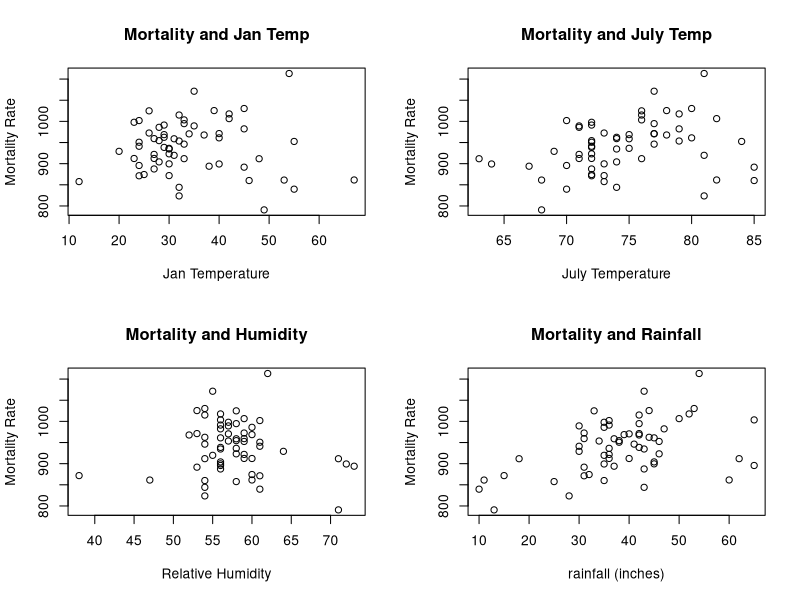
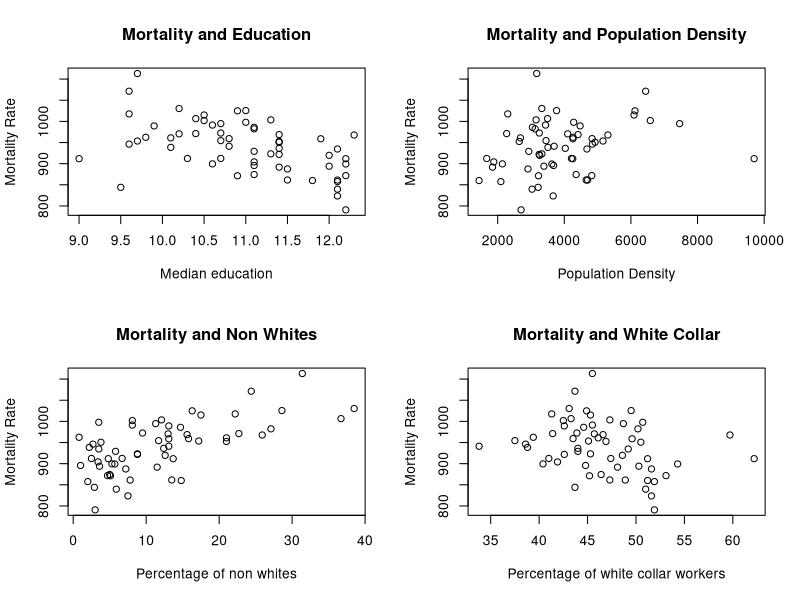
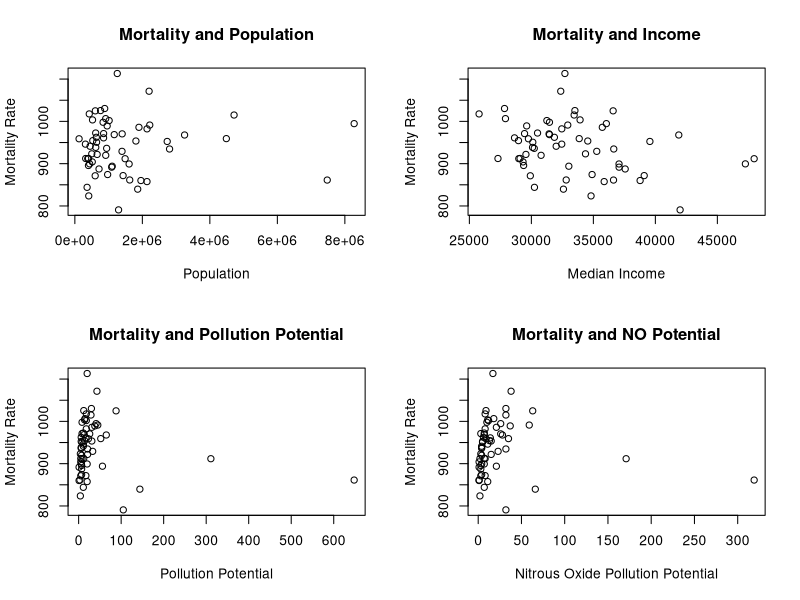
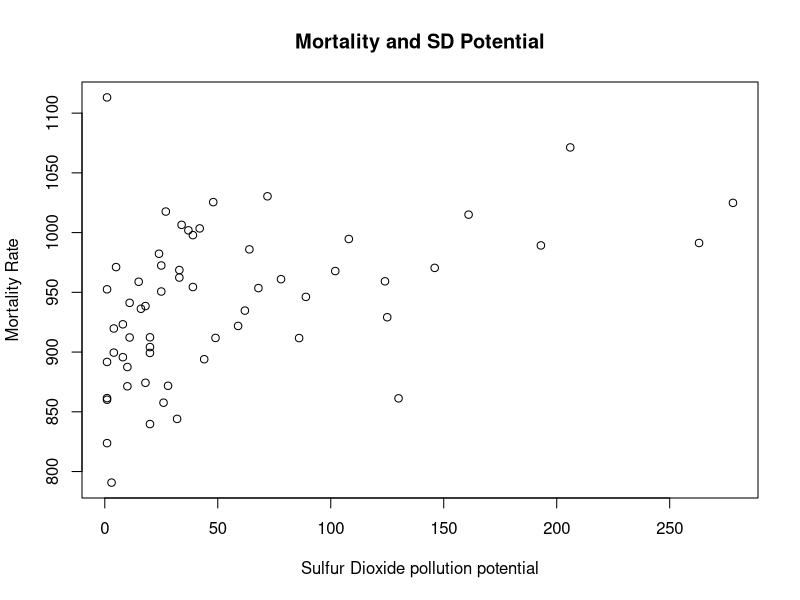

Recreate these plots in R, in order.
smsa <- read.csv("smsa.csv")
summary(smsa)

smsa$Mortality
par(mfrow = c(2,2))
#Group 1
plot(smsa$JanT, smsa$Mortality, xlab = "Jan Temperature",
        ylab= "Mortality Rate", main = "Mortality and Jan Temp")
plot(smsa$JulyT, smsa$Mortality, xlab = "July Temperature",
     ylab= "Mortality Rate", main = "Mortality and July Temp")
plot(smsa$RelHum, smsa$Mortality, xlab = "Relative Humidity",
     ylab= "Mortality Rate", main = "Mortality and Humidity") #looks like no fit at all 
plot(smsa$Rain, smsa$Mortality, xlab = "rainfall (inches)",
      ylab= "Mortality Rate", main = "Mortality and Rainfall") 
#Group 2
plot(smsa$Edu, smsa$Mortality, xlab = "Median education", 
     ylab= "Mortality Rate", main = "Mortality and Education") 
plot(smsa$PopD, smsa$Mortality, xlab = "Population Density",
     ylab= "Mortality Rate", main = "Mortality and Population Density") #use log, looks like log(x)
plot(smsa$NonWht, smsa$Mortality, xlab = "Percentage of non whites",
     ylab= "Mortality Rate", main = "Mortality and Non Whites") 
plot(smsa$WC, smsa$Mortality, xlab = "Percentage of white collar workers",
     ylab= "Mortality Rate", main = "Mortality and White Collar") #use log, -log(x)
#Group 3
plot(smsa$Pop, smsa$Mortality, xlab = "Population",
     ylab= "Mortality Rate", main = "Mortality and Population") #def use log here, clustering 
plot(smsa$Income, smsa$Mortality, xlab = "Median Income",
     ylab= "Mortality Rate", main = "Mortality and Income") #use log, looks like negative log(x) 
plot(smsa$HCPot, smsa$Mortality, xlab = "Pollution Potential",
     ylab= "Mortality Rate", main = "Mortality and Pollution Potential") #use log - data too clustered 
plot(smsa$NOxPot, smsa$Mortality, xlab = "Nitrous Oxide Pollution Potential",
     ylab= "Mortality Rate", main = "Mortality and NO Potential") #use log, data too clustered = low spread 
#Group 4
par(mfrow = c(1,1))
plot(smsa$S02Pot, smsa$Mortality, xlab = "Sulfur Dioxide pollution potential",
     ylab= "Mortality Rate", main = "Mortality and SD Potential") #use log, low spread

#ii) 
mort_mdl <- lm(smsa$Mortality ~ smsa$JanT + smsa$JulyT + smsa$RelHum + smsa$Rain + smsa$Edu
   + log(smsa$PopD) + smsa$NonWht + log(smsa$WC) + log(smsa$Pop) + log(smsa$Income) 
   + log(smsa$HCPot) + log(smsa$NOxPot) + log(smsa$S02Pot) )
summary(mort_mdl)

#iii) The variable selection 
cor(smsa[,2:ncol(smsa)]) > 0.5
mort_mdl_simple <- lm(smsa$Mortality ~ smsa$JanT + smsa$Rain + smsa$NonWht 
                       + log(smsa$NOxPot) )
summary(mort_mdl_simple)
anova(mort_mdl, mort_mdl_simple)

#Compare with ii) 
smsa_morts <- cbind(mort_mdl = extractAIC(mort_mdl, k = log( nrow(smsa) )),
                   mdl_simple = extractAIC(mort_mdl_simple, k = log( nrow(smsa) )))
smsa_morts_ebic <- exp(-.5* (smsa_morts[2,] - min(smsa_morts[2,])))
round(probs <- smsa_morts_ebic/sum(smsa_morts_ebic),4)


#iv) 
null_smsa <- lm(smsa$Mortality ~ 1, data = smsa)
fwd_smsa <- step(null_smsa, scope = formula(mort_mdl), direction = "forward", 
                 k = log( nrow(smsa) ))
summary(fwd_smsa)

### Calculate the probabilities for BIC step and the one from iii)
smsa_bics <- cbind(fwd_smsa = extractAIC(fwd_smsa, k = log( nrow(smsa) )),
                   mdl_simple = extractAIC(mort_mdl_simple, k = log( nrow(smsa) )))
smsa_ebic <- exp(-.5* (smsa_bics[2,] - min(smsa_bics[2,])))
round(probs <- smsa_ebic/sum(smsa_ebic),4)

#v) Adding interactions from BIC Regre
fwd_interact_smsa <- step(fwd_smsa, scope = ~. + .^2, direction = "forward", 
                          k = log( nrow(smsa) ))
summary(fwd_interact_smsa)
smsa_bics <- cbind(mort_mdl = extractAIC(mort_mdl, k = log( nrow(smsa) )), 
                   fwd_smsa = extractAIC(fwd_smsa, k = log( nrow(smsa) )),
                   mdl_simple = extractAIC(mort_mdl_simple, k = log( nrow(smsa) )),
                   fwd_interact = extractAIC(fwd_interact_smsa, k = log( nrow(smsa) ) ) )
smsa_ebic <- exp(-.5* (smsa_bics[2,] - min(smsa_bics[2,])))
round(probs <- smsa_ebic/sum(smsa_ebic),4)

#vi) Out of sample prediction
v_mse_ii <- c()
v_mse_iii <- c()
v_mse_bic <- c() 
v_mse_bic_2 <- c()

for(i in 1:1000) {
sample_index <- sample(1:nrow(smsa), nrow(smsa) * 0.75)
length(sample_index)
samples <- smsa[sample_index,]
valid <- smsa[-sample_index,]

ii <- lm(Mortality ~ JanT + JulyT + RelHum + Rain + Edu
         + log(PopD) + NonWht + log(WC) + log(Pop) + log(Income) 
         + log(HCPot) + log(NOxPot) + log(S02Pot),
         data = samples)
iii <- lm(Mortality ~ JanT + Rain + NonWht 
          + log(NOxPot), data = samples )
null_sample <- lm(Mortality ~ 1, data = samples)
bic_sample <- lm(Mortality ~ NonWht + Edu + log(S02Pot), data = samples)
bic_sample_interact <- lm(Mortality ~ NonWht + 
                            Edu + log(S02Pot) * NonWht, data = samples)

error_ii <- predict(ii, newdata = valid) - valid$Mortality
error_iii <- predict(iii, newdata = valid) - valid$Mortality
error_bic <- predict(bic_sample, newdata = valid) - valid$Mortality
error_bic_interact <- predict(bic_sample_interact, newdata = valid) - valid$Mortality

#MSE's 
v_mse_ii <- c(v_mse_ii, mean(error_ii^2) ) 
v_mse_iii <- c(v_mse_iii, mean(error_iii^2) ) 
v_mse_bic <- c(v_mse_bic, mean(error_bic^2) ) 
v_mse_bic_2 <- c(v_mse_bic_2, mean(error_bic_interact^2) ) 
}
mean(v_mse_ii)
mean(v_mse_iii)
mean(v_mse_bic)
mean(v_mse_bic_2)
